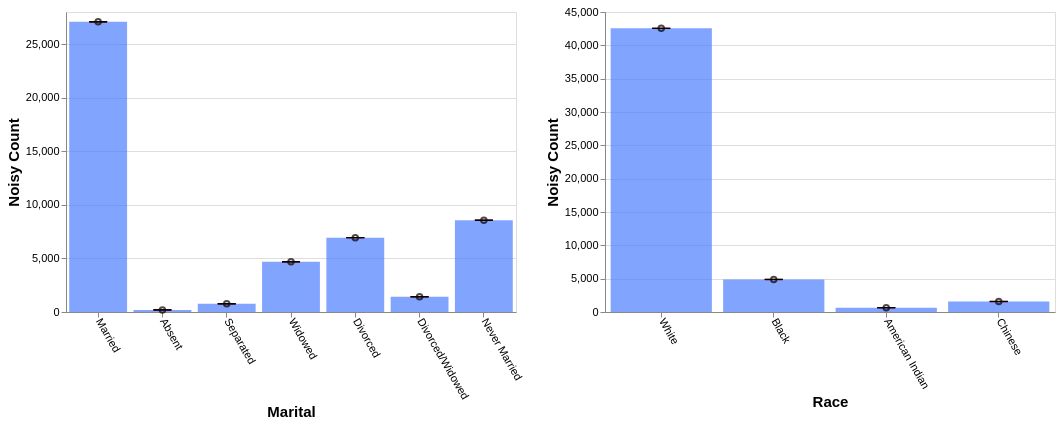

Here is the Vega-Lite specification saved for this chart:
### Vega-Lite specification from a JSON file in a GitHub repository (floating-point values rounded to 4 significant figures)
{"config": {"view": {"continuousWidth": 400, "continuousHeight": 300}, "axis": {"labelFontSize": 11, "titleFontSize": 15}, "axisBottom": {"labelAngle": 60}}, "hconcat": [{"layer": [{"mark": "bar", "encoding": {"color": {"value": "transparent"}, "tooltip": [{"aggregate": "sum", "field": "noisy_count", "title": "noisy count", "type": "quantitative"}, {"aggregate": "sum", "field": "noisy_count_prev", "title": "prev count", "type": "quantitative"}, {"aggregate": "sum", "field": "error", "title": "current error", "type": "quantitative"}, {"aggregate": "sum", "field": "error_prev", "title": "prev error", "type": "quantitative"}], "x": {"field": "marital", "sort": null, "title": "Marital", "type": "ordinal"}}, "height": 300, "selection": {"selector553": {"type": "interval", "encodings": ["x"]}}, "transform": [{"filter": {"selection": "selector554"}}], "width": 450}, {"mark": {"type": "bar", "color": "gray", "opacity": 0}, "encoding": {"x": {"field": "marital", "sort": null, "title": "Marital", "type": "ordinal"}, "y": {"aggregate": "sum", "field": "noisy_count_prev", "type": "quantitative"}}, "transform": [{"filter": {"selection": "selector554"}}]}, {"mark": {"type": "bar", "color": "#4C7FFF", "opacity": 0.7}, "encoding": {"x": {"field": "marital", "sort": null, "title": "Marital", "type": "ordinal"}, "y": {"aggregate": "sum", "field": "noisy_count", "type": "quantitative"}}, "transform": [{"filter": {"selection": "selector554"}}]}, {"mark": {"type": "point", "color": "black", "opacity": 0.7}, "encoding": {"x": {"field": "marital", "sort": null, "title": "Marital", "type": "ordinal"}, "y": {"aggregate": "sum", "field": "noisy_count", "title": "Noisy Count", "type": "quantitative"}}, "transform": [{"filter": {"selection": "selector554"}}]}, {"mark": {"type": "rule", "color": "#B6B6B6", "size": 2, "strokeDash": [3, 3]}, "encoding": {"x": {"field": "marital", "sort": null, "title": "Marital", "type": "ordinal"}, "y": {"aggregate": "sum", "field": "plus_error_prev_marital", "title": "", "type": "quantitative"}, "y2": {"aggregate": "sum", "field": "minus_error_prev_marital", "title": ""}}, "transform": [{"filter": {"selection": "selector554"}}]}, {"mark": {"type": "tick", "color": "#B90000", "size": 0, "strokeDash": [1, 1]}, "encoding": {"x": {"field": "marital", "sort": null, "title": "Marital", "type": "ordinal"}, "y": {"aggregate": "sum", "field": "plus_error_prev_marital", "type": "quantitative"}}, "transform": [{"filter": {"selection": "selector554"}}]}, {"mark": {"type": "tick", "color": "#B90000", "size": 0, "strokeDash": [3, 1]}, "encoding": {"x": {"field": "marital", "sort": null, "title": "Marital", "type": "ordinal"}, "y": {"aggregate": "sum", "field": "minus_error_prev_marital", "type": "quantitative"}}, "transform": [{"filter": {"selection": "selector554"}}]}, {"mark": {"type": "rule", "color": "black", "size": 2}, "encoding": {"x": {"field": "marital", "sort": null, "title": "Marital", "type": "ordinal"}, "y": {"aggregate": "sum", "field": "plus_error", "title": "", "type": "quantitative"}, "y2": {"aggregate": "sum", "field": "minus_error", "title": ""}}, "transform": [{"filter": {"selection": "selector554"}}]}, {"mark": {"type": "tick", "color": "black", "width": 0}, "encoding": {"x": {"field": "marital", "sort": null, "title": "Marital", "type": "ordinal"}, "y": {"aggregate": "sum", "field": "plus_error", "type": "quantitative"}}, "transform": [{"filter": {"selection": "selector554"}}]}, {"mark": {"type": "tick", "color": "black", "width": 0}, "encoding": {"x": {"field": "marital", "sort": null, "title": "Marital", "type": "ordinal"}, "y": {"aggregate": "sum", "field": "minus_error", "type": "quantitative"}}, "transform": [{"filter": {"selection": "selector554"}}]}]}, {"layer": [{"mark": "bar", "encoding": {"color": {"value": "transparent"}, "tooltip": [{"aggregate": "sum", "field": "noisy_count", "title": "noisy count", "type": "quantitative"}, {"aggregate": "sum", "field": "noisy_count_prev", "title": "prev count", "type": "quantitative"}, {"aggregate": "sum", "field": "error", "title": "current error", "type": "quantitative"}, {"aggregate": "sum", "field": "error_prev", "title": "prev error", "type": "quantitative"}], "x": {"field": "race", "sort": null, "title": "Race", "type": "ordinal"}}, "height": 300, "selection": {"selector554": {"type": "interval", "encodings": ["x"]}}, "transform": [{"filter": {"selection": "selector553"}}], "width": 450}, {"mark": {"type": "bar", "color": "gray", "opacity": 0}, "encoding": {"x": {"field": "race", "sort": null, "title": "Race", "type": "ordinal"}, "y": {"aggregate": "sum", "field": "noisy_count_prev", "type": "quantitative"}}, "transform": [{"filter": {"selection": "selector553"}}]}, {"mark": {"type": "bar", "color": "#4C7FFF", "opacity": 0.7}, "encoding": {"x": {"field": "race", "sort": null, "title": "Race", "type": "ordinal"}, "y": {"aggregate": "sum", "field": "noisy_count", "type": "quantitative"}}, "transform": [{"filter": {"selection": "selector553"}}]}, {"mark": {"type": "point", "color": "black", "opacity": 0.7}, "encoding": {"x": {"field": "race", "sort": null, "title": "Race", "type": "ordinal"}, "y": {"aggregate": "sum", "field": "noisy_count", "title": "Noisy Count", "type": "quantitative"}}, "transform": [{"filter": {"selection": "selector553"}}]}, {"mark": {"type": "rule", "color": "#B6B6B6", "size": 2, "strokeDash": [3, 3]}, "encoding": {"x": {"field": "race", "sort": null, "title": "Race", "type": "ordinal"}, "y": {"aggregate": "sum", "field": "plus_error_prev_race", "title": "", "type": "quantitative"}, "y2": {"aggregate": "sum", "field": "minus_error_prev_race", "title": ""}}, "transform": [{"filter": {"selection": "selector553"}}]}, {"mark": {"type": "tick", "color": "#B90000", "size": 0, "strokeDash": [1, 1]}, "encoding": {"x": {"field": "race", "sort": null, "title": "Race", "type": "ordinal"}, "y": {"aggregate": "sum", "field": "plus_error_prev_race", "type": "quantitative"}}, "transform": [{"filter": {"selection": "selector553"}}]}, {"mark": {"type": "tick", "color": "#B90000", "size": 0, "strokeDash": [3, 1]}, "encoding": {"x": {"field": "race", "sort": null, "title": "Race", "type": "ordinal"}, "y": {"aggregate": "sum", "field": "minus_error_prev_race", "type": "quantitative"}}, "transform": [{"filter": {"selection": "selector553"}}]}, {"mark": {"type": "rule", "color": "black", "size": 2}, "encoding": {"x": {"field": "race", "sort": null, "title": "Race", "type": "ordinal"}, "y": {"aggregate": "sum", "field": "plus_error", "title": "", "type": "quantitative"}, "y2": {"aggregate": "sum", "field": "minus_error", "title": ""}}, "transform": [{"filter": {"selection": "selector553"}}]}, {"mark": {"type": "tick", "color": "black", "width": 0}, "encoding": {"x": {"field": "race", "sort": null, "title": "Race", "type": "ordinal"}, "y": {"aggregate": "sum", "field": "plus_error", "type": "quantitative"}}, "transform": [{"filter": {"selection": "selector553"}}]}, {"mark": {"type": "tick", "color": "black", "width": 0}, "encoding": {"x": {"field": "race", "sort": null, "title": "Race", "type": "ordinal"}, "y": {"aggregate": "sum", "field": "minus_error", "type": "quantitative"}}, "transform": [{"filter": {"selection": "selector553"}}]}]}], "data": {"name": "data-f7946007f068128ce7656c55e35b82a5"}, "$schema": "https://vega.github.io/schema/vega-lite/v4.17.0.json", "datasets": {"data-f7946007f068128ce7656c55e35b82a5": [{"marital": "Married", "race": "White", "noisy_count": 24270.0, "true_count": 24270.0, "plus_error": 24280.0, "minus_error": 24270.0, "error": 3.5, "noisy_count_prev": 24270.0, "true_count_prev": 24270.0, "plus_error_prev": 24280.0, "minus_error_prev": 24270.0, "error_prev": 4.0, "plus_error_prev_marital": 24280.0, "minus_error_prev_marital": 24270.0, "plus_error_prev_race": 24280.0, "minus_error_prev_race": 24270.0}, {"marital": "Married", "race": "Black", "noisy_count": 1676.0, "true_count": 1667.0, "plus_error": 1680.0, "minus_error": 1673.0, "error": 3.5, "noisy_count_prev": 1676.0, "true_count_prev": 1667.0, "plus_error_prev": 1680.0, "minus_error_prev": 1672.0, "error_prev": 4.0, "plus_error_prev_marital": 1680.0, "minus_error_prev_marital": 1672.0, "plus_error_prev_race": 1680.0, "minus_error_prev_race": 1672.0}, {"marital": "Married", "race": "American Indian", "noisy_count": 271.1, "true_count": 266.0, "plus_error": 274.6, "minus_error": 267.5, "error": 3.5, "noisy_count_prev": 271.1, "true_count_prev": 266.0, "plus_error_prev": 275.2, "minus_error_prev": 267.1, "error_prev": 4.0, "plus_error_prev_marital": 275.3, "minus_error_prev_marital": 267.2, "plus_error_prev_race": 275.5, "minus_error_prev_race": 267.4}, {"marital": "Married", "race": "Chinese", "noisy_count": 862.7, "true_count": 863.0, "plus_error": 866.2, "minus_error": 859.2, "error": 3.5, "noisy_count_prev": 862.4, "true_count_prev": 863.0, "plus_error_prev": 866.4, "minus_error_prev": 858.4, "error_prev": 4.0, "plus_error_prev_marital": 866.5, "minus_error_prev_marital": 858.5, "plus_error_prev_race": 866.3, "minus_error_prev_race": 858.3}, {"marital": "Absent", "race": "White", "noisy_count": 100.8, "true_count": 94.0, "plus_error": 104.4, "minus_error": 97.3, "error": 3.5, "noisy_count_prev": 100.8, "true_count_prev": 94.0, "plus_error_prev": 104.9, "minus_error_prev": 96.8, "error_prev": 4.0, "plus_error_prev_marital": 105.3, "minus_error_prev_marital": 97.15, "plus_error_prev_race": 105.0, "minus_error_prev_race": 96.9}, {"marital": "Absent", "race": "Black", "noisy_count": 11.0, "true_count": 16.0, "plus_error": 14.5, "minus_error": 7.5, "error": 3.5, "noisy_count_prev": 10.7, "true_count_prev": 16.0, "plus_error_prev": 14.7, "minus_error_prev": 6.6, "error_prev": 4.0, "plus_error_prev_marital": 15.05, "minus_error_prev_marital": 6.95, "plus_error_prev_race": 14.73, "minus_error_prev_race": 6.629}, {"marital": "Absent", "race": "American Indian", "noisy_count": 25.2, "true_count": 0.0, "plus_error": 28.7, "minus_error": 21.6, "error": 3.5, "noisy_count_prev": 24.4, "true_count_prev": 0.0, "plus_error_prev": 28.4, "minus_error_prev": 20.3, "error_prev": 4.0, "plus_error_prev_marital": 28.75, "minus_error_prev_marital": 20.65, "plus_error_prev_race": 28.74, "minus_error_prev_race": 20.64}, {"marital": "Absent", "race": "Chinese", "noisy_count": 57.3, "true_count": 7.0, "plus_error": 60.9, "minus_error": 53.8, "error": 3.5, "noisy_count_prev": 57.0, "true_count_prev": 7.0, "plus_error_prev": 61.1, "minus_error_prev": 53.0, "error_prev": 4.0, "plus_error_prev_marital": 61.45, "minus_error_prev_marital": 53.35, "plus_error_prev_race": 61.01, "minus_error_prev_race": 52.91}, {"marital": "Separated", "race": "White", "noisy_count": 578.8, "true_count": 567.0, "plus_error": 582.3, "minus_error": 575.2, "error": 3.5, "noisy_count_prev": 577.9, "true_count_prev": 567.0, "plus_error_prev": 582.0, "minus_error_prev": 573.9, "error_prev": 4.0, "plus_error_prev_marital": 582.3, "minus_error_prev_marital": 574.2, "plus_error_prev_race": 582.1, "minus_error_prev_race": 574.0}, {"marital": "Separated", "race": "Black", "noisy_count": 88.6, "true_count": 84.0, "plus_error": 92.2, "minus_error": 85.1, "error": 3.5, "noisy_count_prev": 89.1, "true_count_prev": 84.0, "plus_error_prev": 93.2, "minus_error_prev": 85.1, "error_prev": 4.0, "plus_error_prev_marital": 93.5, "minus_error_prev_marital": 85.4, "plus_error_prev_race": 93.23, "minus_error_prev_race": 85.13}, {"marital": "Separated", "race": "American Indian", "noisy_count": 13.6, "true_count": 13.0, "plus_error": 17.1, "minus_error": 10.0, "error": 3.5, "noisy_count_prev": 13.2, "true_count_prev": 13.0, "plus_error_prev": 17.3, "minus_error_prev": 9.2, "error_prev": 4.0, "plus_error_prev_marital": 17.6, "minus_error_prev_marital": 9.5, "plus_error_prev_race": 17.64, "minus_error_prev_race": 9.543}, {"marital": "Separated", "race": "Chinese", "noisy_count": 82.8, "true_count": 47.0, "plus_error": 86.3, "minus_error": 79.2, "error": 3.5, "noisy_count_prev": 82.4, "true_count_prev": 47.0, "plus_error_prev": 86.5, "minus_error_prev": 78.4, "error_prev": 4.0, "plus_error_prev_marital": 86.8, "minus_error_prev_marital": 78.7, "plus_error_prev_race": 86.41, "minus_error_prev_race": 78.31}, {"marital": "Widowed", "race": "White", "noisy_count": 4043.0, "true_count": 4078.0, "plus_error": 4047.0, "minus_error": 4040.0, "error": 3.5, "noisy_count_prev": 4043.0, "true_count_prev": 4078.0, "plus_error_prev": 4048.0, "minus_error_prev": 4039.0, "error_prev": 4.0, "plus_error_prev_marital": 4047.0, "minus_error_prev_marital": 4039.0, "plus_error_prev_race": 4048.0, "minus_error_prev_race": 4039.0}, {"marital": "Widowed", "race": "Black", "noisy_count": 490.7, "true_count": 543.0, "plus_error": 494.3, "minus_error": 487.2, "error": 3.5, "noisy_count_prev": 492.4, "true_count_prev": 543.0, "plus_error_prev": 496.5, "minus_error_prev": 488.4, "error_prev": 4.0, "plus_error_prev_marital": 496.0, "minus_error_prev_marital": 487.9, "plus_error_prev_race": 496.5, "minus_error_prev_race": 488.4}, {"marital": "Widowed", "race": "American Indian", "noisy_count": 55.0, "true_count": 35.0, "plus_error": 58.5, "minus_error": 51.4, "error": 3.5, "noisy_count_prev": 54.7, "true_count_prev": 35.0, "plus_error_prev": 58.7, "minus_error_prev": 50.7, "error_prev": 4.0, "plus_error_prev_marital": 58.25, "minus_error_prev_marital": 50.25, "plus_error_prev_race": 59.04, "minus_error_prev_race": 51.04}, {"marital": "Widowed", "race": "Chinese", "noisy_count": 96.2, "true_count": 77.0, "plus_error": 99.7, "minus_error": 92.6, "error": 3.5, "noisy_count_prev": 96.6, "true_count_prev": 77.0, "plus_error_prev": 100.6, "minus_error_prev": 92.5, "error_prev": 4.0, "plus_error_prev_marital": 100.1, "minus_error_prev_marital": 92.05, "plus_error_prev_race": 100.5, "minus_error_prev_race": 92.41}, {"marital": "Divorced", "race": "White", "noisy_count": 5959.0, "true_count": 5901.0, "plus_error": 5963.0, "minus_error": 5956.0, "error": 3.5, "noisy_count_prev": 5958.0, "true_count_prev": 5901.0, "plus_error_prev": 5962.0, "minus_error_prev": 5954.0, "error_prev": 4.0, "plus_error_prev_marital": 5963.0, "minus_error_prev_marital": 5955.0, "plus_error_prev_race": 5962.0, "minus_error_prev_race": 5954.0}, {"marital": "Divorced", "race": "Black", "noisy_count": 766.2, "true_count": 750.0, "plus_error": 769.8, "minus_error": 762.7, "error": 3.5, "noisy_count_prev": 765.9, "true_count_prev": 750.0, "plus_error_prev": 770.0, "minus_error_prev": 761.9, "error_prev": 4.0, "plus_error_prev_marital": 770.3, "minus_error_prev_marital": 762.2, "plus_error_prev_race": 770.0, "minus_error_prev_race": 761.9}, {"marital": "Divorced", "race": "American Indian", "noisy_count": 90.4, "true_count": 94.0, "plus_error": 94.0, "minus_error": 86.9, "error": 3.5, "noisy_count_prev": 90.1, "true_count_prev": 94.0, "plus_error_prev": 94.2, "minus_error_prev": 86.1, "error_prev": 4.0, "plus_error_prev_marital": 94.47, "minus_error_prev_marital": 86.37, "plus_error_prev_race": 94.54, "minus_error_prev_race": 86.44}, {"marital": "Divorced", "race": "Chinese", "noisy_count": 122.8, "true_count": 105.0, "plus_error": 126.4, "minus_error": 119.3, "error": 3.5, "noisy_count_prev": 123.0, "true_count_prev": 105.0, "plus_error_prev": 127.1, "minus_error_prev": 119.0, "error_prev": 4.0, "plus_error_prev_marital": 127.4, "minus_error_prev_marital": 119.3, "plus_error_prev_race": 127.0, "minus_error_prev_race": 118.9}, {"marital": "Divorced/Widowed", "race": "White", "noisy_count": 1012.0, "true_count": 1005.0, "plus_error": 1016.0, "minus_error": 1009.0, "error": 3.5, "noisy_count_prev": 1012.0, "true_count_prev": 1005.0, "plus_error_prev": 1016.0, "minus_error_prev": 1008.0, "error_prev": 4.0, "plus_error_prev_marital": 1017.0, "minus_error_prev_marital": 1009.0, "plus_error_prev_race": 1017.0, "minus_error_prev_race": 1008.0}, {"marital": "Divorced/Widowed", "race": "Black", "noisy_count": 313.9, "true_count": 344.0, "plus_error": 317.4, "minus_error": 310.3, "error": 3.5, "noisy_count_prev": 313.2, "true_count_prev": 344.0, "plus_error_prev": 317.2, "minus_error_prev": 309.1, "error_prev": 4.0, "plus_error_prev_marital": 317.5, "minus_error_prev_marital": 309.4, "plus_error_prev_race": 317.2, "minus_error_prev_race": 309.1}, {"marital": "Divorced/Widowed", "race": "American Indian", "noisy_count": 61.8, "true_count": 21.0, "plus_error": 65.4, "minus_error": 58.3, "error": 3.5, "noisy_count_prev": 61.4, "true_count_prev": 21.0, "plus_error_prev": 65.4, "minus_error_prev": 57.3, "error_prev": 4.0, "plus_error_prev_marital": 65.67, "minus_error_prev_marital": 57.57, "plus_error_prev_race": 65.74, "minus_error_prev_race": 57.64}, {"marital": "Divorced/Widowed", "race": "Chinese", "noisy_count": 32.7, "true_count": 33.0, "plus_error": 36.2, "minus_error": 29.1, "error": 3.5, "noisy_count_prev": 32.5, "true_count_prev": 33.0, "plus_error_prev": 36.5, "minus_error_prev": 28.5, "error_prev": 4.0, "plus_error_prev_marital": 36.77, "minus_error_prev_marital": 28.77, "plus_error_prev_race": 36.41, "minus_error_prev_race": 28.41}, {"marital": "Never Married", "race": "White", "noisy_count": 6581.0, "true_count": 6590.0, "plus_error": 6585.0, "minus_error": 6578.0, "error": 3.5, "noisy_count_prev": 6582.0, "true_count_prev": 6590.0, "plus_error_prev": 6586.0, "minus_error_prev": 6578.0, "error_prev": 4.0, "plus_error_prev_marital": 6585.0, "minus_error_prev_marital": 6577.0, "plus_error_prev_race": 6586.0, "minus_error_prev_race": 6578.0}, {"marital": "Never Married", "race": "Black", "noisy_count": 1535.0, "true_count": 1525.0, "plus_error": 1539.0, "minus_error": 1532.0, "error": 3.5, "noisy_count_prev": 1534.0, "true_count_prev": 1525.0, "plus_error_prev": 1538.0, "minus_error_prev": 1530.0, "error_prev": 4.0, "plus_error_prev_marital": 1538.0, "minus_error_prev_marital": 1530.0, "plus_error_prev_race": 1539.0, "minus_error_prev_race": 1530.0}, {"marital": "Never Married", "race": "American Indian", "noisy_count": 128.2, "true_count": 132.0, "plus_error": 131.8, "minus_error": 124.7, "error": 3.5, "noisy_count_prev": 128.0, "true_count_prev": 132.0, "plus_error_prev": 132.0, "minus_error_prev": 123.9, "error_prev": 4.0, "plus_error_prev_marital": 131.8, "minus_error_prev_marital": 123.7, "plus_error_prev_race": 132.3, "minus_error_prev_race": 124.2}, {"marital": "Never Married", "race": "Chinese", "noisy_count": 321.7, "true_count": 310.0, "plus_error": 325.2, "minus_error": 318.1, "error": 3.5, "noisy_count_prev": 322.9, "true_count_prev": 310.0, "plus_error_prev": 327.0, "minus_error_prev": 318.9, "error_prev": 4.0, "plus_error_prev_marital": 326.8, "minus_error_prev_marital": 318.7, "plus_error_prev_race": 326.9, "minus_error_prev_race": 318.8}]}}
